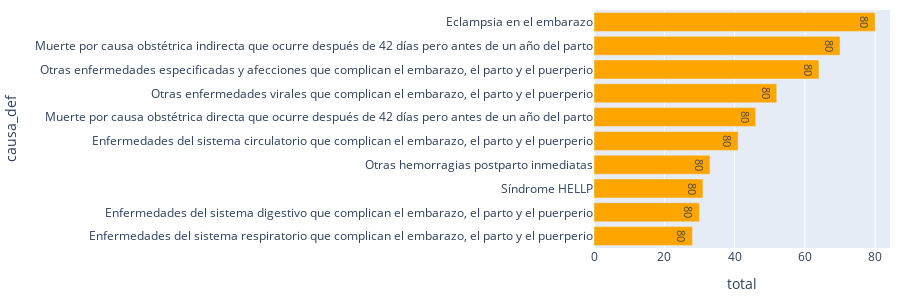

Write notebook code for a chart like this one.
### Code cell
MORT_MAT_filtrado = MORT_MAT[(MORT_MAT['capitulo'] == 'Embarazo, parto y puerperio')]
# Obtener las 10 principales causas
top10_causas = MORT_MAT_filtrado['causa_def'].value_counts().nlargest(10).index

# Aplicar el filtro para incluir solo las 10 principales causas
MORT_MAT_top10 = MORT_MAT_filtrado[MORT_MAT_filtrado['causa_def'].isin(top10_causas)]

# Calcular los totales por causa_def
totales_por_grupo = MORT_MAT_top10['causa_def'].value_counts().reset_index()
totales_por_grupo.columns = ['causa_def', 'total']
totales_por_grupo.to_csv('C://Users//sdvc0//OneDrive//Escritorio//REPOSITORIO_ENAPEA//BACK//Mortalidad//Materna//Gráficas//MORT_MAT_8.csv', index=False)

# Crear la gráfica de barras horizontales
fig = px.bar(totales_por_grupo, x='total', y='causa_def', orientation='h', 
             color='causa_def', color_discrete_sequence=['orange'])
fig.update_traces(showlegend=False, text=totales_por_grupo['total'], textposition='inside')
fig.update_layout(
    margin=dict(l=10, r=10, t=10, b=10),  # Ajusta los márgenes para evitar recortes de etiqueta
    autosize=True,  # Permite que la gráfica se ajuste automáticamente al contenedor
    height=300,
)
# Mostrar la gráfica
fig.show()

fig.write_html('C://Users//sdvc0//OneDrive//Escritorio//REPOSITORIO_ENAPEA//BACK//Mortalidad//Materna//Gráficas//MORT_MAT_8.html')

### Figure 1 — Plotly figure (JSON) as saved in the notebook; plotly's stock layout.template omitted (floating-point values rounded to 4 significant figures)
{"data": [{"alignmentgroup": "True", "hovertemplate": "causa_def=%{y}<br>total=%{x}<extra></extra>", "legendgroup": "Eclampsia en el embarazo", "marker": {"color": "orange", "pattern": {"shape": ""}}, "name": "Eclampsia en el embarazo", "offsetgroup": "Eclampsia en el embarazo", "orientation": "h", "showlegend": false, "text": [80, 70, 64, 52, 46, 41, 33, 31, 30, 28], "textposition": "inside", "type": "bar", "x": [80], "xaxis": "x", "y": ["Eclampsia en el embarazo"], "yaxis": "y"}, {"alignmentgroup": "True", "hovertemplate": "causa_def=%{y}<br>total=%{x}<extra></extra>", "legendgroup": "Muerte por causa obstétrica indirecta que ocurre después de 42 días pero antes de un año del parto", "marker": {"color": "orange", "pattern": {"shape": ""}}, "name": "Muerte por causa obstétrica indirecta que ocurre después de 42 días pero antes de un año del parto", "offsetgroup": "Muerte por causa obstétrica indirecta que ocurre después de 42 días pero antes de un año del parto", "orientation": "h", "showlegend": false, "text": [80, 70, 64, 52, 46, 41, 33, 31, 30, 28], "textposition": "inside", "type": "bar", "x": [70], "xaxis": "x", "y": ["Muerte por causa obstétrica indirecta que ocurre después de 42 días pero antes de un año del parto"], "yaxis": "y"}, {"alignmentgroup": "True", "hovertemplate": "causa_def=%{y}<br>total=%{x}<extra></extra>", "legendgroup": "Otras enfermedades especificadas y afecciones que complican el embarazo, el parto y el puerperio", "marker": {"color": "orange", "pattern": {"shape": ""}}, "name": "Otras enfermedades especificadas y afecciones que complican el embarazo, el parto y el puerperio", "offsetgroup": "Otras enfermedades especificadas y afecciones que complican el embarazo, el parto y el puerperio", "orientation": "h", "showlegend": false, "text": [80, 70, 64, 52, 46, 41, 33, 31, 30, 28], "textposition": "inside", "type": "bar", "x": [64], "xaxis": "x", "y": ["Otras enfermedades especificadas y afecciones que complican el embarazo, el parto y el puerperio"], "yaxis": "y"}, {"alignmentgroup": "True", "hovertemplate": "causa_def=%{y}<br>total=%{x}<extra></extra>", "legendgroup": "Otras enfermedades virales que complican el embarazo, el parto y el puerperio", "marker": {"color": "orange", "pattern": {"shape": ""}}, "name": "Otras enfermedades virales que complican el embarazo, el parto y el puerperio", "offsetgroup": "Otras enfermedades virales que complican el embarazo, el parto y el puerperio", "orientation": "h", "showlegend": false, "text": [80, 70, 64, 52, 46, 41, 33, 31, 30, 28], "textposition": "inside", "type": "bar", "x": [52], "xaxis": "x", "y": ["Otras enfermedades virales que complican el embarazo, el parto y el puerperio"], "yaxis": "y"}, {"alignmentgroup": "True", "hovertemplate": "causa_def=%{y}<br>total=%{x}<extra></extra>", "legendgroup": "Muerte por causa obstétrica directa que ocurre después de 42 días pero antes de un año del parto", "marker": {"color": "orange", "pattern": {"shape": ""}}, "name": "Muerte por causa obstétrica directa que ocurre después de 42 días pero antes de un año del parto", "offsetgroup": "Muerte por causa obstétrica directa que ocurre después de 42 días pero antes de un año del parto", "orientation": "h", "showlegend": false, "text": [80, 70, 64, 52, 46, 41, 33, 31, 30, 28], "textposition": "inside", "type": "bar", "x": [46], "xaxis": "x", "y": ["Muerte por causa obstétrica directa que ocurre después de 42 días pero antes de un año del parto"], "yaxis": "y"}, {"alignmentgroup": "True", "hovertemplate": "causa_def=%{y}<br>total=%{x}<extra></extra>", "legendgroup": "Enfermedades del sistema circulatorio que complican el embarazo, el parto y el puerperio", "marker": {"color": "orange", "pattern": {"shape": ""}}, "name": "Enfermedades del sistema circulatorio que complican el embarazo, el parto y el puerperio", "offsetgroup": "Enfermedades del sistema circulatorio que complican el embarazo, el parto y el puerperio", "orientation": "h", "showlegend": false, "text": [80, 70, 64, 52, 46, 41, 33, 31, 30, 28], "textposition": "inside", "type": "bar", "x": [41], "xaxis": "x", "y": ["Enfermedades del sistema circulatorio que complican el embarazo, el parto y el puerperio"], "yaxis": "y"}, {"alignmentgroup": "True", "hovertemplate": "causa_def=%{y}<br>total=%{x}<extra></extra>", "legendgroup": "Otras hemorragias postparto inmediatas", "marker": {"color": "orange", "pattern": {"shape": ""}}, "name": "Otras hemorragias postparto inmediatas", "offsetgroup": "Otras hemorragias postparto inmediatas", "orientation": "h", "showlegend": false, "text": [80, 70, 64, 52, 46, 41, 33, 31, 30, 28], "textposition": "inside", "type": "bar", "x": [33], "xaxis": "x", "y": ["Otras hemorragias postparto inmediatas"], "yaxis": "y"}, {"alignmentgroup": "True", "hovertemplate": "causa_def=%{y}<br>total=%{x}<extra></extra>", "legendgroup": "Síndrome HELLP", "marker": {"color": "orange", "pattern": {"shape": ""}}, "name": "Síndrome HELLP", "offsetgroup": "Síndrome HELLP", "orientation": "h", "showlegend": false, "text": [80, 70, 64, 52, 46, 41, 33, 31, 30, 28], "textposition": "inside", "type": "bar", "x": [31], "xaxis": "x", "y": ["Síndrome HELLP"], "yaxis": "y"}, {"alignmentgroup": "True", "hovertemplate": "causa_def=%{y}<br>total=%{x}<extra></extra>", "legendgroup": "Enfermedades del sistema digestivo que complican el embarazo, el parto y el puerperio", "marker": {"color": "orange", "pattern": {"shape": ""}}, "name": "Enfermedades del sistema digestivo que complican el embarazo, el parto y el puerperio", "offsetgroup": "Enfermedades del sistema digestivo que complican el embarazo, el parto y el puerperio", "orientation": "h", "showlegend": false, "text": [80, 70, 64, 52, 46, 41, 33, 31, 30, 28], "textposition": "inside", "type": "bar", "x": [30], "xaxis": "x", "y": ["Enfermedades del sistema digestivo que complican el embarazo, el parto y el puerperio"], "yaxis": "y"}, {"alignmentgroup": "True", "hovertemplate": "causa_def=%{y}<br>total=%{x}<extra></extra>", "legendgroup": "Enfermedades del sistema respiratorio que complican el embarazo, el parto y el puerperio", "marker": {"color": "orange", "pattern": {"shape": ""}}, "name": "Enfermedades del sistema respiratorio que complican el embarazo, el parto y el puerperio", "offsetgroup": "Enfermedades del sistema respiratorio que complican el embarazo, el parto y el puerperio", "orientation": "h", "showlegend": false, "text": [80, 70, 64, 52, 46, 41, 33, 31, 30, 28], "textposition": "inside", "type": "bar", "x": [28], "xaxis": "x", "y": ["Enfermedades del sistema respiratorio que complican el embarazo, el parto y el puerperio"], "yaxis": "y"}], "layout": {"autosize": true, "barmode": "relative", "height": 300, "legend": {"title": {"text": "causa_def"}, "tracegroupgap": 0}, "margin": {"b": 10, "l": 10, "r": 10, "t": 10}, "xaxis": {"anchor": "y", "domain": [0, 1], "title": {"text": "total"}}, "yaxis": {"anchor": "x", "categoryarray": ["Enfermedades del sistema respiratorio que complican el embarazo, el parto y el puerperio", "Enfermedades del sistema digestivo que complican el embarazo, el parto y el puerperio", "Síndrome HELLP", "Otras hemorragias postparto inmediatas", "Enfermedades del sistema circulatorio que complican el embarazo, el parto y el puerperio", "Muerte por causa obstétrica directa que ocurre después de 42 días pero antes de un año del parto", "Otras enfermedades virales que complican el embarazo, el parto y el puerperio", "Otras enfermedades especificadas y afecciones que complican el embarazo, el parto y el puerperio", "Muerte por causa obstétrica indirecta que ocurre después de 42 días pero antes de un año del parto", "Eclampsia en el embarazo"], "categoryorder": "array", "domain": [0, 1], "title": {"text": "causa_def"}}}}
